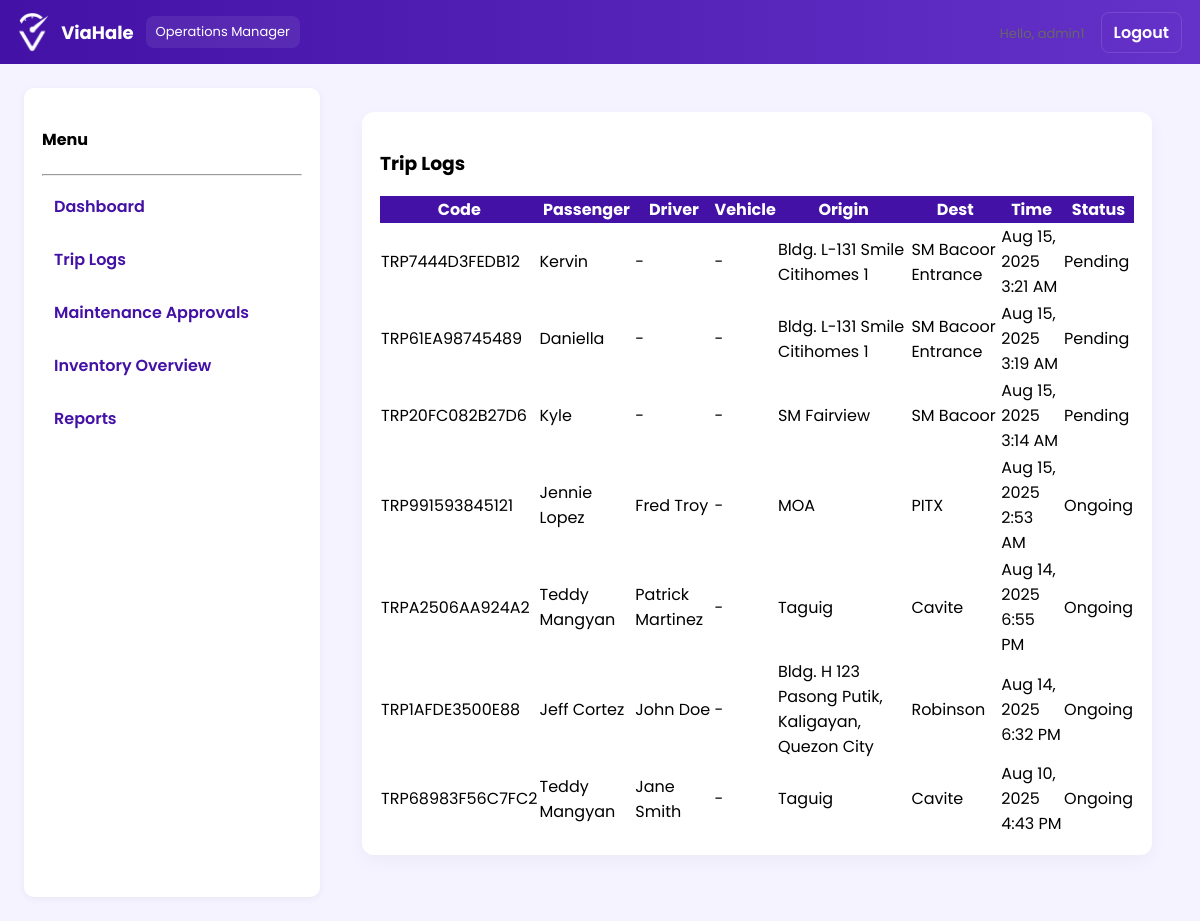
Page /operations/trip_logs.php (signed in) on the earlier database version.
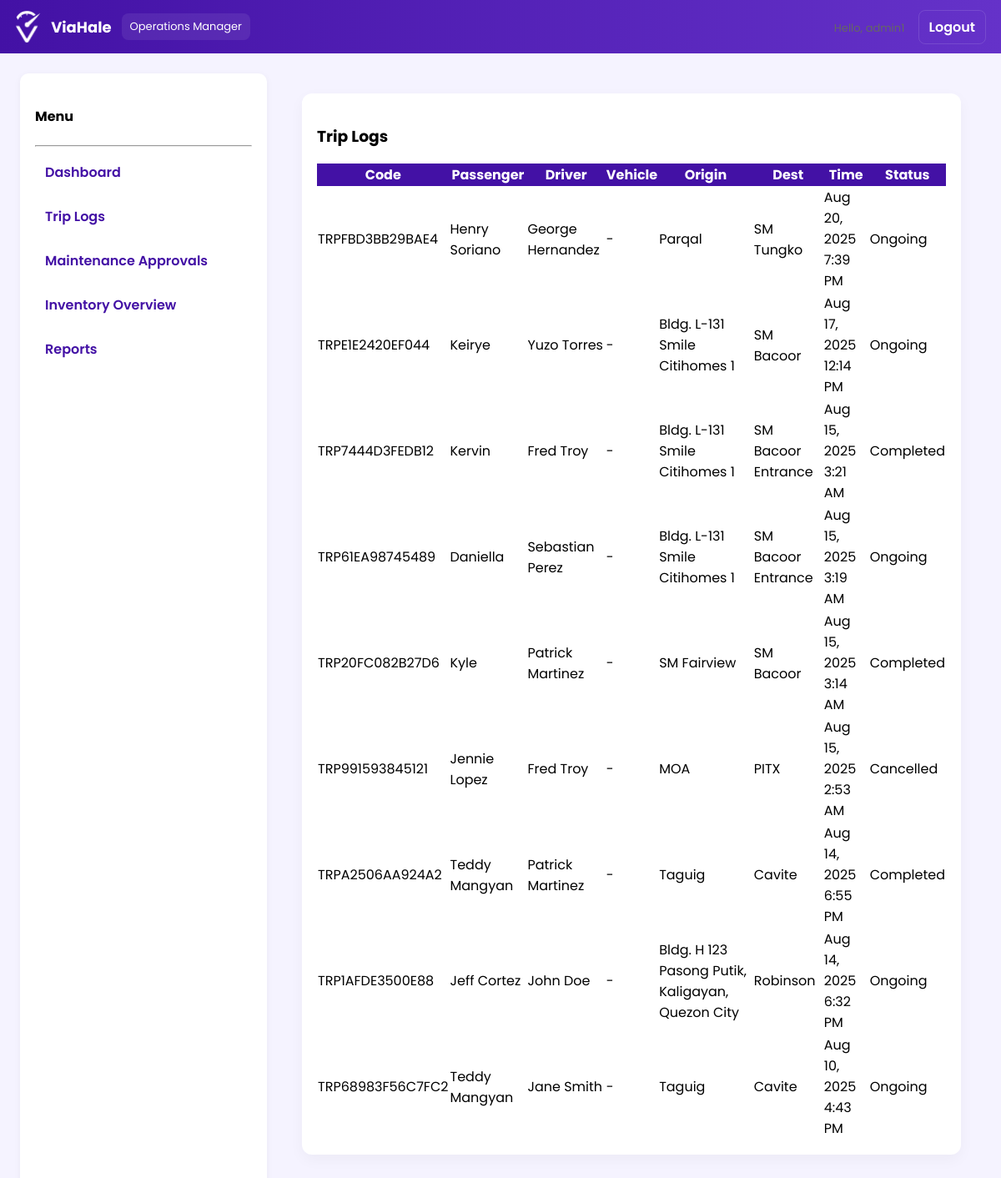
Same page on the later database version.
### tables this page shows
CREATE TABLE `trips` (
  `id` int(11) NOT NULL,
  `trip_code` varchar(20) NOT NULL,
  `passenger_name` varchar(100) DEFAULT NULL,
  `customer_contact` varchar(50) DEFAULT NULL,
  `driver_id` int(11) DEFAULT NULL,
  `vehicle_id` int(11) DEFAULT NULL,
  `origin` varchar(255) DEFAULT NULL,
  `pickup_lat` decimal(10,8) DEFAULT NULL,
  `pickup_lng` decimal(11,8) DEFAULT NULL,
  `destination` varchar(255) DEFAULT NULL,
  `dropoff_lat` decimal(10,8) DEFAULT NULL,
  `dropoff_lng` decimal(11,8) DEFAULT NULL,
  `scheduled_time` datetime DEFAULT NULL,
  `status` enum('pending','ongoing','completed','cancelled') DEFAULT 'pending',
  `created_at` timestamp NOT NULL DEFAULT current_timestamp(),
  `priority` tinyint(1) DEFAULT 0
);

CREATE TABLE `drivers` (
  `id` int(11) NOT NULL,
  `name` varchar(100) NOT NULL,
  `phone` varchar(30) DEFAULT NULL,
  `status` enum('available','on_trip','unavailable') DEFAULT 'available',
  `current_location_lat` decimal(10,8) DEFAULT NULL,
  `current_location_lng` decimal(11,8) DEFAULT NULL,
  `shift_end_time` time DEFAULT NULL,
  `rating_average` decimal(3,2) DEFAULT 5.00,
  `profile_id` int(11) DEFAULT NULL,
  `shift_end` datetime DEFAULT NULL
);

### operations/trip_logs.php (the view, shortened to what this page needs)
<?php
require __DIR__ . '/../includes/db.php';
include __DIR__ . '/../includes/ops_navbar.php';
$q = "SELECT t.*, d.name as driver_name, v.plate_no FROM trips t
      LEFT JOIN drivers d ON t.driver_id=d.id
      LEFT JOIN vehicles v ON t.vehicle_id=v.id
      ORDER BY t.scheduled_time DESC LIMIT 1000";
$res = $conn->query($q);
?>
<!doctype html><html><head><meta charset="utf-8"><title>Trip Logs</title></head>
<body>
<div style="display:flex;gap:18px;padding:24px">
  <div class="sidebar">
    <h4>Menu</h4><hr>
    <a href="../operations/dashboard.php"> Dashboard</a>
    <a href="../operations/trip_logs.php"> Trip Logs</a>
    <a href="../operations/maintenance_approvals.php"> Maintenance Approvals <?php if($pendingMaintenance) echo "({$pendingMaintenance})"; ?></a>
    <a href="../operations/inventory_overview.php"> Inventory Overview <?php if($lowStock) echo "({$lowStock} low)"; ?></a>
    <a href="../operations/reports.php"> Reports</a>
  </div>
  <div style="flex:1" class="container-main">
    <div class="card">
      <h3>Trip Logs</h3>
      <div class="table-responsive">
        <table style="width:100%;border-collapse:collapse">
          <thead style="background:#4311A5;color:#fff"><tr><th>Code</th><th>Passenger</th><th>Driver</th><th>Vehicle</th><th>Origin</th><th>Dest</th><th>Time</th><th>Status</th></tr></thead>
          <tbody>
          <?php while($r = $res->fetch_assoc()): ?>
            <tr>
              <td><?php echo htmlspecialchars($r['trip_code']);?></td>
              <td><?php echo htmlspecialchars($r['passenger_name']);?></td>
              <td><?php echo htmlspecialchars($r['driver_name'] ?: '-');?></td>
              <td><?php echo htmlspecialchars($r['plate_no'] ?: '-');?></td>
              <td><?php echo htmlspecialchars($r['origin']);?></td>
              <td><?php echo htmlspecialchars($r['destination']);?></td>
              <td><?php echo $r['scheduled_time'] ? date('M j, Y g:i A', strtotime($r['scheduled_time'])) : '-';?></td>
              <td><?php echo htmlspecialchars(ucfirst($r['status']));?></td>
            </tr>
          <?php endwhile; ?>
          </tbody>
        </table>
      </div>
    </div>
  </div>
</div>
</body></html>

### includes/ops_navbar.php (shortened to what this page needs)
<?php
$username = $_SESSION['username'] ?? '';
?>
<div class="navbar-vh">
  <div style="display:flex;align-items:center;gap:12px">
    <img src="../logo.png"
         alt="ViaHale Logo"
         style="height:40px;width:auto;display:block;">
    <div class="brand">ViaHale</div>
    <div class="role-badge">Operations Manager</div>
  </div>
  <div class="nav-actions">
    <span class="small" style="margin-right:12px">Hello, <?php echo htmlspecialchars($username); ?></span>
    <a class="nav-link" href="/core1/logout.php" onclick="return confirm('Are you sure you want to log out?')">Logout</a>
  </div>
</div>

### includes/ops_navbar.php (style rules this page uses)
:root { --vh-color1:#6532C9;--vh-color2:#4311A5;--vh-accent:#9A66FF;--vh-bg:#f5f3ff }
body { font-family:'Poppins',sans-serif;background:var(--vh-bg);margin:0 }
.navbar-vh { background:linear-gradient(90deg,var(--vh-color2),var(--vh-color1));color:#fff;padding:12px 18px;display:flex;align-items:center;justify-content:space-between }
.brand { font-weight:700;font-size:18px }
.role-badge { background:rgba(255,255,255,0.08);padding:6px 10px;border-radius:8px;font-size:13px }
.nav-actions a { color:#fff;text-decoration:none;padding:8px 12px;border-radius:8px;border:1px solid rgba(255,255,255,0.12);font-weight:600 }
.sidebar { width:260px;background:#fff;min-height:calc(100vh - 60px);padding:18px;border-radius:10px;box-shadow:0 2px 8px rgba(0,0,0,0.05) }
.sidebar a { display:block;padding:10px 12px;color:#4311A5;text-decoration:none;border-radius:8px;margin-bottom:8px;font-weight:600 }
.container-main { padding:24px }
.card { background:#fff;border-radius:12px;padding:18px;box-shadow:0 6px 18px rgba(0,0,0,0.04);margin-bottom:18px }
.small { font-size:13px;color:#666 }

Differences in the rows shown:
added trips: trip_code "TRPFBD3BB29BAE4", passenger_name "Henry Soriano", driver.name "George Hernandez", plate_no "-", origin "Parqal", destination "SM Tungko", scheduled_time "Aug 20, 2025 7:39 PM", status "Ongoing"
added trips: trip_code "TRPE1E2420EF044", passenger_name "Keirye", driver.name "Yuzo Torres", plate_no "-", origin "Bldg. L-131 Smile Citihomes 1", destination "SM Bacoor", scheduled_time "Aug 17, 2025 12:14 PM", status "Ongoing"
changed trips "TRP7444D3FEDB12": driver.name "-" → "Fred Troy"; status "Pending" → "Completed"
changed trips "TRP61EA98745489": driver.name "-" → "Sebastian Perez"; status "Pending" → "Ongoing"
changed trips "TRP20FC082B27D6": driver.name "-" → "Patrick Martinez"; status "Pending" → "Completed"
changed trips "TRP991593845121": status "Ongoing" → "Cancelled"
changed trips "TRPA2506AA924A2": status "Ongoing" → "Completed"
